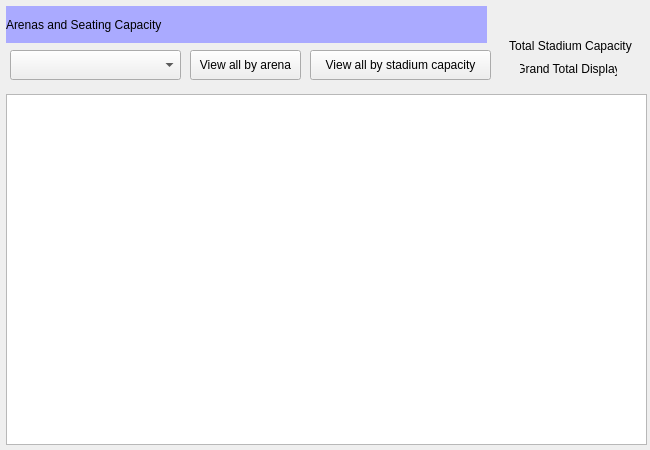
<?xml version="1.0" encoding="UTF-8"?>
<ui version="4.0">
 <class>nbaArenas</class>
 <widget class="QWidget" name="nbaArenas">
  <property name="geometry">
   <rect>
    <x>0</x>
    <y>0</y>
    <width>650</width>
    <height>450</height>
   </rect>
  </property>
  <property name="windowTitle">
   <string>Form</string>
  </property>
  <widget class="QTableView" name="arenaTV">
   <property name="geometry">
    <rect>
     <x>6</x>
     <y>94</y>
     <width>641</width>
     <height>351</height>
    </rect>
   </property>
  </widget>
  <widget class="QPushButton" name="arenaButton">
   <property name="geometry">
    <rect>
     <x>190</x>
     <y>50</y>
     <width>111</width>
     <height>30</height>
    </rect>
   </property>
   <property name="text">
    <string>View all by arena</string>
   </property>
  </widget>
  <widget class="QPushButton" name="stadiumCapacityButton">
   <property name="geometry">
    <rect>
     <x>310</x>
     <y>50</y>
     <width>181</width>
     <height>30</height>
    </rect>
   </property>
   <property name="text">
    <string>View all by stadium capacity</string>
   </property>
  </widget>
  <widget class="QLabel" name="totalLabel1">
   <property name="geometry">
    <rect>
     <x>520</x>
     <y>50</y>
     <width>97</width>
     <height>37</height>
    </rect>
   </property>
   <property name="text">
    <string>Grand Total Display</string>
   </property>
   <property name="alignment">
    <set>Qt::AlignCenter</set>
   </property>
  </widget>
  <widget class="QLabel" name="label">
   <property name="geometry">
    <rect>
     <x>500</x>
     <y>30</y>
     <width>141</width>
     <height>31</height>
    </rect>
   </property>
   <property name="text">
    <string>Total Stadium Capacity</string>
   </property>
   <property name="alignment">
    <set>Qt::AlignCenter</set>
   </property>
  </widget>
  <widget class="QComboBox" name="arenaCB">
   <property name="geometry">
    <rect>
     <x>10</x>
     <y>50</y>
     <width>171</width>
     <height>30</height>
    </rect>
   </property>
  </widget>
  <widget class="QLabel" name="label_2">
   <property name="geometry">
    <rect>
     <x>6</x>
     <y>6</y>
     <width>481</width>
     <height>37</height>
    </rect>
   </property>
   <property name="styleSheet">
    <string notr="true">font: 75 20pt &quot;MS Shell Dlg 2&quot;;
background : rgb(170, 170, 255)
</string>
   </property>
   <property name="text">
    <string>Arenas and Seating Capacity </string>
   </property>
  </widget>
 </widget>
 <resources/>
 <connections/>
</ui>
